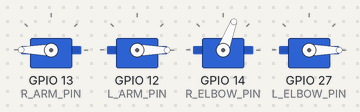
This sketch was run on a simulated ESP32. On the bench: 4 × servo. What the sketch prints to the serial monitor is not drawn.

Above: at 1.05 s.
At 1.45 s:
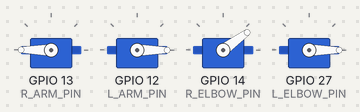
At 1.65 s:
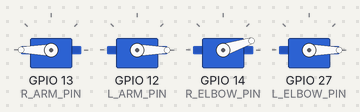
At 2.3 s:
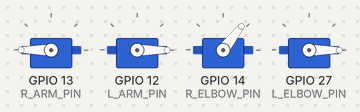
Timing chart, 0 to 5.2 s (numbered marks = the images above):
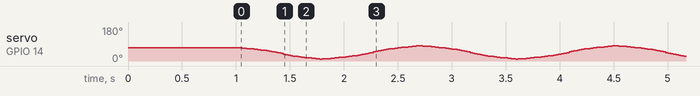

The sketch:

servos.ino
```cpp
#include <ESP32Servo.h>

#define R_ARM_PIN   13
#define L_ARM_PIN   12
#define R_ELBOW_PIN 14
#define L_ELBOW_PIN 27

const int min_delay = 5;
const int max_delay = 20;
Servo r_arm, l_arm, r_elbow, l_elbow;

void servoRamp(byte end)
{
  int t;
  byte start = r_elbow.read()+1;
  unsigned long timer;
  if(start < end)
  {
    for(int i=start; i<=end; i++)
    {
      timer = micros();
      if(i<((end-start)/2)+start)
        t = map(i, start, (start+end)/2, max_delay, min_delay);
      else
        t = map(i, (start+end)/2, end, min_delay, max_delay);

      r_elbow.write(i);
      delay(t);
      Serial.printf("position: %d\tdelay: %d\n", i, t);
    }
  } else
  {
    for(int i=start; i>=end; i--)
    {
      if(i>((start+end)/2))
        t = map(i, start, (start+end)/2, max_delay, min_delay);
      else
        t = map(i, (start+end)/2, end, min_delay, max_delay);

      r_elbow.write(i);
      delay(t);
      Serial.printf("position: %d\tdelay: %d\n", i, t);
    }
  }
  Serial.println();
}

void setup()
{
  Serial.begin(115200);

  r_arm.attach(R_ARM_PIN);
  l_arm.attach(L_ARM_PIN);
  r_elbow.attach(R_ELBOW_PIN);
  l_elbow.attach(L_ELBOW_PIN);

  r_arm.write(180);
  l_arm.write(0);
  r_elbow.write(70);
  l_elbow.write(0);
  delay(1000);
}

void loop()
{
  servoRamp(10);
  servoRamp(80);
}
```
